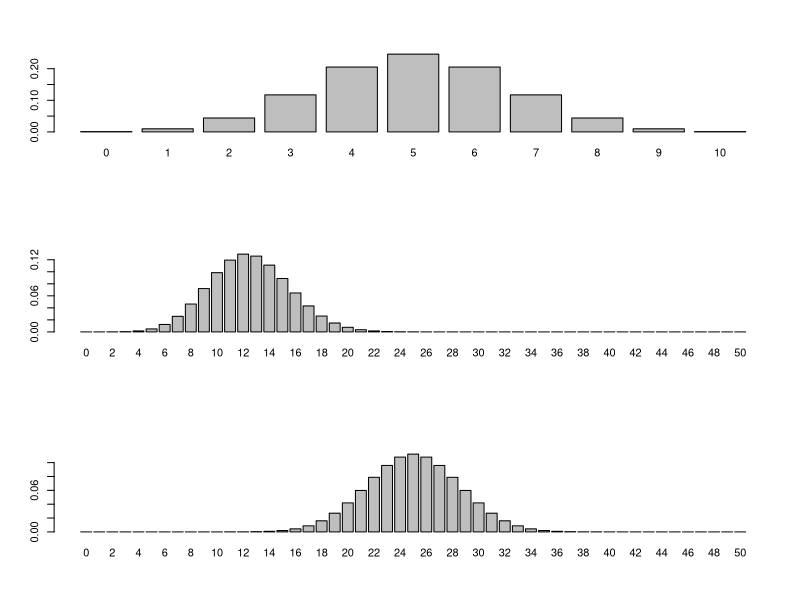

The R script that drew this image:
x = dbinom(0:10, 10, 0.5)
y = dbinom(0:50, 50, 0.25)
z = dbinom(0:50, 50, 0.5)

par(mfrow=c(3,1))
barplot(x, names.arg = 0:10)
barplot(y, names.arg = 0:50)
barplot(z, names.arg = 0:50)
